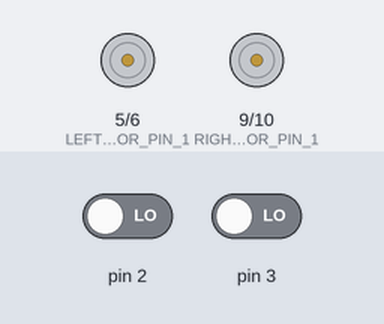
Bench run of a sketch on a simulated Arduino Uno, built with avr-gcc and run on an emulated ATmega328P. Parts: motor-driver pin pairs drawn as motors (green arrow = first pin HIGH = forward, orange = second pin HIGH = backward, longer = more drive). The test bench sets the inputs (shaded band); at power-on: pin 2 LOW, pin 3 LOW. What the sketch prints to the serial monitor is not drawn.

Above: at 2.5 s.
At 7.5 s:
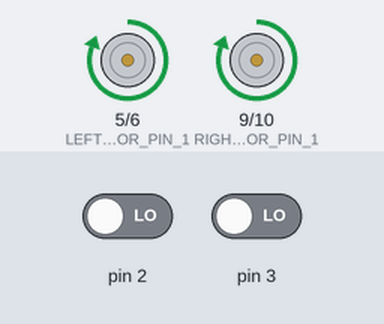
At 12.5 s:
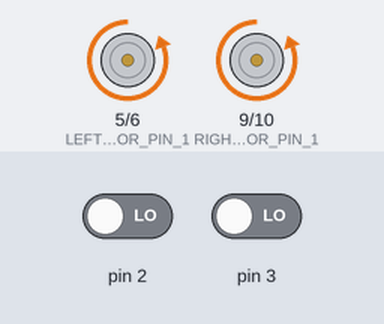
At 22.5 s:
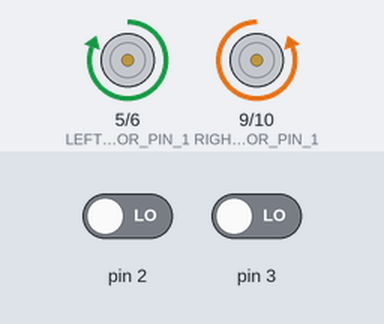
Timing chart, 0 to 32.6 s (numbered marks = the images above):
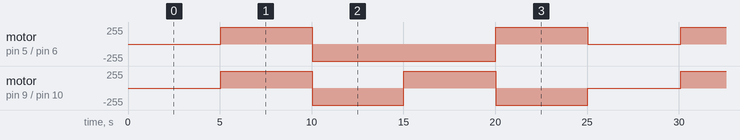

The sketch:

driver_motors_math_encoders_pid.ino
```cpp
// Скетч для управления моторами используя драйвер (ПИД-регулятор) (демо)

// выводы к которым подключен драйвер моторов
#define LEFT_MOTOR_PIN_1          5
#define LEFT_MOTOR_PIN_2          6
#define RIGHT_MOTOR_PIN_1         9
#define RIGHT_MOTOR_PIN_2         10

#define LEFT_ENCODER_INTERRUPT_NB   0  // номер прерывания
#define RIGHT_ENCODER_INTERRUPT_NB  1  // номер прерывания

#define TIME_DEMO_SWITCH_PERIOD_MS  5000  // интервал публикации значений

#define TIME_PUB_PERIOD_MS          100  // интервал публикации значений

#define Kp                        120.0    // пропорциональный коэффициент для ПИД регулятора (41.7)
#define Ki                        0.1      // интегральный коэффициент для ПИД регулятора
#define Kd                        0.2      // дифференциальный коэффициент для ПИД регулятора

#define MOTOR_VALUE_MAX           255      // максимальное значение подаваемое на драйвер
#define MOTOR_VALUE_MIN           50       // минимальное значение подаваемое на драйвер

#define ROBOT_LINEAR              0.2      // линейная скорость робота
#define ROBOT_ANGULAR             0.0      // угловая скорость робота

#define WHEEL_BASE                0.184     // база колесная в метрах
#define WHEEL_DIAMETER            0.084     // диаметр колеса в метрах
#define WHEEL_IMPULSE_COUNT       1225.0    // количество импульсов на оборот колеса

#define COUNT_MOTORS              2         // количество моторов

// стороны робота
#define LEFT                      0
#define RIGHT                     1

// режимы управления
#define STOP                      0
#define MOVE_FRONT                1
#define MOVE_REAR                 2
#define ROTATE_LEFT               3
#define ROTATE_RIGHT              4

unsigned long last_time_switch; // время последней публикации
unsigned long last_time_pub;    // время последней публикации
int mode = STOP;                // режим управления

float linear = ROBOT_LINEAR;
float angular = ROBOT_ANGULAR;

float enc_count[COUNT_MOTORS] = {0.0, 0.0};      // счетчик для левого колеса
float speed_wheel[COUNT_MOTORS] = {0.0, 0.0};    // скорость моторов требуемая
float speed_actual[COUNT_MOTORS] = {0.0, 0.0};   // скорость моторов реальная

float e_prev[COUNT_MOTORS] = {0.0, 0.0};          //последнее значение разницы скорости движения
float I_prev[COUNT_MOTORS] = {0.0, 0.0};          //последние значения выборки интегральной составляющей ПИД регулятора

void setup() {
  // инициализация выходов на драйверы управления моторами
  pinMode(LEFT_MOTOR_PIN_1, OUTPUT);
  pinMode(LEFT_MOTOR_PIN_2, OUTPUT);
  pinMode(RIGHT_MOTOR_PIN_1, OUTPUT);
  pinMode(RIGHT_MOTOR_PIN_2, OUTPUT);

  // инициализация прерываний
  attachInterrupt(LEFT_ENCODER_INTERRUPT_NB,  callBackInterruptLeftEncoder, CHANGE);
  attachInterrupt(RIGHT_ENCODER_INTERRUPT_NB, callBackInterruptRightEncoder, CHANGE);

  Serial.begin(115200);
}

void loop(){
    // демонстрационное вращение моторами с заданной скоростью и сменой направления по таймеру
    switchMode();
    go(mode);

  unsigned long t = millis() - last_time_pub;

  // проверяем нужно ли менять режим
  if (t > TIME_PUB_PERIOD_MS) {

    float V = linear;                      //линейная скорость
    float W = angular;                     //угловая скорость
    float r = WHEEL_DIAMETER/2.0;          //радиус колеса
    float L = WHEEL_BASE;                  //база робота

    // вычисление требуемой скорости вращения колес (рад/с)
    speed_wheel[LEFT] = (1.0 / r) * V - (L / r) * W;
    speed_wheel[RIGHT] = (1.0 / r) * V + (L / r) * W;

    //вычисление текущей скорости вращения колес
    speed_actual[LEFT] = impulse2rad(enc_count[LEFT]) / ((float)t / 1000.0);
    speed_actual[RIGHT] = impulse2rad(enc_count[RIGHT]) / ((float)t / 1000.0);

    //вычисление значения для драйвера используя ПИД-регулятор
    float pid_left = motorsPID(speed_wheel[LEFT], speed_actual[LEFT], LEFT);
    float pid_right = motorsPID(speed_wheel[RIGHT], speed_actual[RIGHT], RIGHT);

    moveMotor(pid_left, LEFT);
    moveMotor(pid_right, RIGHT);

    Serial.print("L_count: ");
    Serial.print(enc_count[LEFT]);
    Serial.print(", R_count: ");
    Serial.println(enc_count[RIGHT]);

    Serial.print("L_rad: ");
    Serial.print(impulse2rad(enc_count[LEFT]));
    Serial.print(", R_rad: ");
    Serial.println(impulse2rad(enc_count[RIGHT]));

    Serial.print("L_meters: ");
    Serial.print(impulse2meters(enc_count[LEFT]));
    Serial.print(", R_meters: ");
    Serial.println(impulse2meters(enc_count[RIGHT]));

    Serial.print("L_speed: ");
    Serial.print(speed_wheel[LEFT]);
    Serial.print(", R_speed: ");
    Serial.println(speed_wheel[RIGHT]);

    Serial.print("L_speed_actual: ");
    Serial.print(speed_actual[LEFT]);
    Serial.print(", R_speed_actual: ");
    Serial.println(speed_actual[RIGHT]);

    Serial.print("L_pid_value: ");
    Serial.print(pid_left);
    Serial.print(", R_pid_value: ");
    Serial.println(pid_right);

    Serial.println("--------------------------------");

    enc_count[LEFT]=0.0;
    enc_count[RIGHT]=0.0;

    last_time_pub = millis(); // фиксируем время последней публикации
  }
}

// ПИД-регулятор
int motorsPID(float speed_control, float speed_actual, int side)
{
  // при управляющем воздействии равным нулю фиксируем составляющие на текущем шаге и возвращаем управляющее возжействие равным нулю
  if (speed_control == 0.0) {
    I_prev[side] = 0.0;
    e_prev[side] = 0.0;
    return 0;
  }

  // расчет ошибки между требуемой скоростью и фактической
  float e = speed_control - speed_actual;          //разница в скорости текущая в m/s и желаемая m/s

  // ПИД регулятор для рассчета значения для драйвера моторов
  float P = Kp * e;
  float I = I_prev[side] + Ki * e;
  float D = Kd * (e - e_prev[side]);
  float value = round(P + I + D);

  I_prev[side] = I;            //фиксируем интегральную составляющую
  e_prev[side] = e;            //фиксируем последнее значение разницы в скорости

  return value;
}

// управление мотором на определенной стороне робота
void moveMotor(int value, int side){
  // избавляемся от переполнения ШИМ
  if (value>MOTOR_VALUE_MAX)
    value = MOTOR_VALUE_MAX;
  if (value<-MOTOR_VALUE_MAX)
    value = -MOTOR_VALUE_MAX;

  // убираем значения ниже минимального значения при котором моторы могут вращаться
  if (value < 0 && value >= -MOTOR_VALUE_MIN)
    value = -MOTOR_VALUE_MIN;
  if (value > 0 && value <= MOTOR_VALUE_MIN)
    value = MOTOR_VALUE_MIN;

  // определяем направление вращения и передаем значения на драйвер
  if (value>=0) {
    if (value==0){
      // стоп мотор
      analogWrite(side==LEFT ? LEFT_MOTOR_PIN_1 : RIGHT_MOTOR_PIN_1, 0);
      analogWrite(side==LEFT ? LEFT_MOTOR_PIN_2 : RIGHT_MOTOR_PIN_2, 0);
    } else {
      // вращение вперед
      analogWrite(side==LEFT ? LEFT_MOTOR_PIN_1 : RIGHT_MOTOR_PIN_1, abs(value));
      analogWrite(side==LEFT ? LEFT_MOTOR_PIN_2 : RIGHT_MOTOR_PIN_2, 0);
    }
  } else {
    // вращение назад
    analogWrite(side==LEFT ? LEFT_MOTOR_PIN_1 : RIGHT_MOTOR_PIN_1, 0);
    analogWrite(side==LEFT ? LEFT_MOTOR_PIN_2 : RIGHT_MOTOR_PIN_2, abs(value));
  }
}

// получаем направление вращения двигателя относительно значения скорости вращения
float getRotationDir(float value){
  if (value>=0) {
    if (value==0){
      return 0.0;
    }
    else
    {
      return 1.0;
    }
  }
  else
  {
    return -1.0;
  }
}

// обработчик прерывания для левого колеса
inline void callBackInterruptLeftEncoder() {
  enc_count[LEFT] += getRotationDir(speed_wheel[LEFT]);
}

// обработчик прерывания для правого колеса
inline void callBackInterruptRightEncoder() {
  enc_count[RIGHT] += getRotationDir(speed_wheel[RIGHT]);
}

// преобразование импульсов в метры
inline float impulse2meters(float x) {
  return (x / WHEEL_IMPULSE_COUNT) * M_PI * WHEEL_DIAMETER;
}

// преобразование импульсов в радианы
inline float impulse2rad(float x) {
  return (x / WHEEL_IMPULSE_COUNT) * 2.0 * M_PI;
}
// изменение режима управления по заданному интервалу
void switchMode(){
  // вычисление интервала времени от последней публикации
  unsigned long t = millis() - last_time_switch;

  // проверяем нужно ли менять режим
  if (t > TIME_DEMO_SWITCH_PERIOD_MS) {
    mode++;
    if(mode > ROTATE_RIGHT)
    {
      mode = STOP;
    }
    last_time_switch = millis(); // фиксируем время последней публикации
  }
}

// режимы управления (передача значений драйверу)
void go(int mode){
  switch(mode){
  case MOVE_FRONT:
    angular = 0.0;
    linear = ROBOT_LINEAR;
    break;
  case MOVE_REAR:
    angular = 0.0;
    linear = -ROBOT_LINEAR;
    break;
  case ROTATE_LEFT:
    angular = M_PI;
    linear = 0.0;
    break;
  case ROTATE_RIGHT:
    angular = -M_PI;
    linear = 0.0;
    break;
  case STOP:
    angular = 0.0;
    linear = 0.0;
    break;
  }
}
```

Measured:
- by itself, motor on pin 5 (LEFT_MOTOR_PIN_1) / pin 6 (LEFT_MOTOR_PIN_2): repeats every 25.0 s: backward 255/255 10.0 s, forward 255/255 5.0 s, stopped 5.1 s, forward 255/255 5.0 s
- by itself, motor on pin 9 (RIGHT_MOTOR_PIN_1) / pin 10 (RIGHT_MOTOR_PIN_2): repeats every 25.0 s: backward 255/255 5.0 s, forward 255/255 5.0 s, backward 255/255 5.0 s, stopped 5.1 s, forward 255/255 5.0 s
